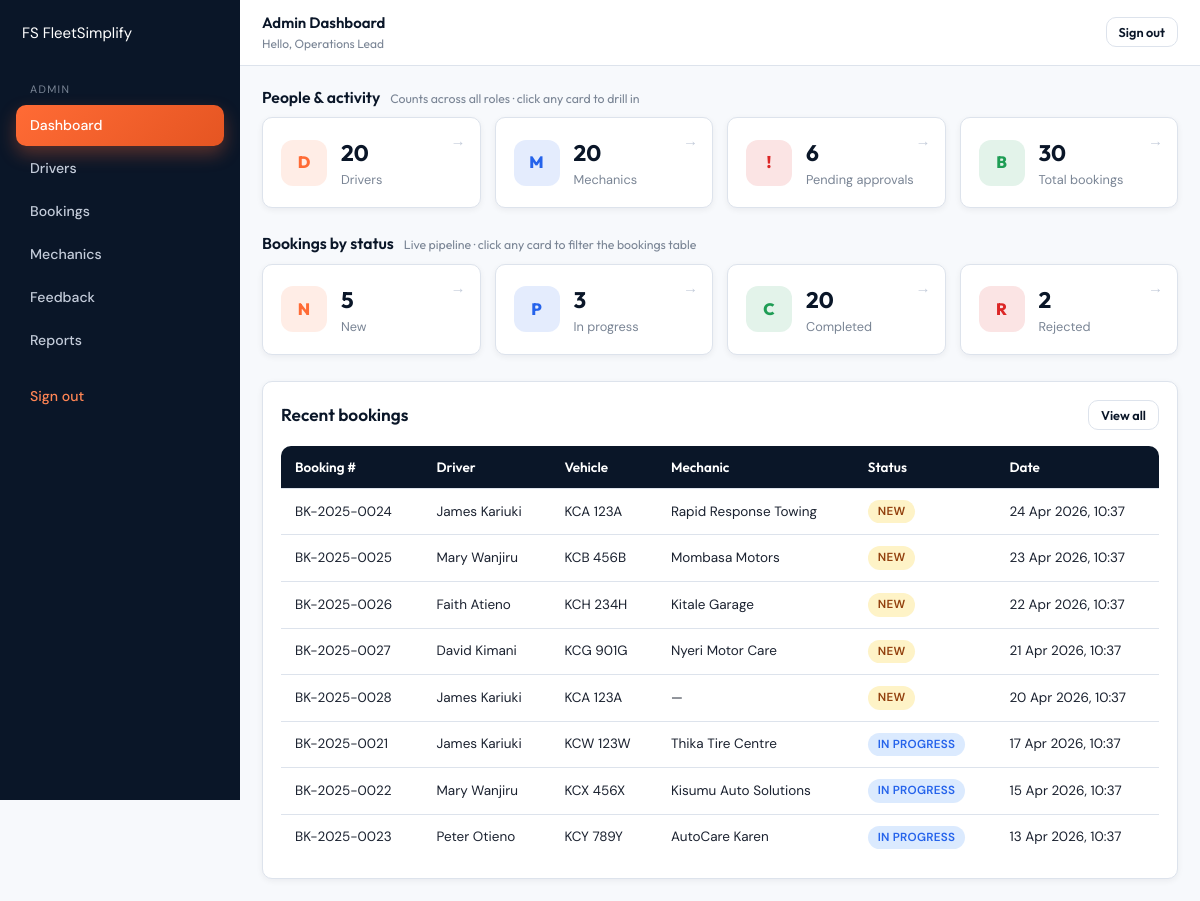
The page /admin/dashboard.php (signed in) on the database its author committed.
### tables this page shows
CREATE TABLE bookings (
  id                  INT UNSIGNED NOT NULL AUTO_INCREMENT,
  booking_number      VARCHAR(20)  NOT NULL,
  user_id             INT UNSIGNED NOT NULL,
  mechanic_id         INT UNSIGNED NULL,
  vehicle_plate       VARCHAR(20)  NOT NULL,
  vehicle_type        VARCHAR(40)  NOT NULL,
  breakdown_cause     VARCHAR(60)  NOT NULL,
  breakdown_location  VARCHAR(60)  NOT NULL,
  severity            VARCHAR(20)  NOT NULL DEFAULT 'Minor',
  status              ENUM('new','in_progress','completed','rejected') NOT NULL DEFAULT 'new',
  repair_method       VARCHAR(60)  NULL,
  downtime_reason     VARCHAR(60)  NULL,
  spare_parts_used    VARCHAR(255) NULL,
  repair_time_minutes INT UNSIGNED NULL,
  amount              DECIMAL(10,2) NOT NULL DEFAULT 0,
  driver_lat          DECIMAL(10,7) NULL,
  driver_lng          DECIMAL(10,7) NULL,
  created_at          TIMESTAMP    NOT NULL DEFAULT CURRENT_TIMESTAMP,
  updated_at          TIMESTAMP    NOT NULL DEFAULT CURRENT_TIMESTAMP ON UPDATE CURRENT_TIMESTAMP,
  PRIMARY KEY (id),
  UNIQUE KEY uq_bookings_number (booking_number),
  KEY idx_bookings_user (user_id),
  KEY idx_bookings_mechanic (mechanic_id),
  KEY idx_bookings_status (status),
  KEY idx_bookings_created (created_at),
  CONSTRAINT fk_bookings_user FOREIGN KEY (user_id) REFERENCES users(id) ON DELETE CASCADE,
  CONSTRAINT fk_bookings_mechanic FOREIGN KEY (mechanic_id) REFERENCES mechanics(id) ON DELETE SET NULL
);

CREATE TABLE users (
  id          INT UNSIGNED NOT NULL AUTO_INCREMENT,
  name        VARCHAR(120) NOT NULL,
  email       VARCHAR(190) NOT NULL,
  password    VARCHAR(255) NOT NULL,
  mobile      VARCHAR(10)  NOT NULL,
  created_at  TIMESTAMP    NOT NULL DEFAULT CURRENT_TIMESTAMP,
  PRIMARY KEY (id),
  UNIQUE KEY uq_users_email (email)
);

CREATE TABLE mechanics (
  id                  INT UNSIGNED NOT NULL AUTO_INCREMENT,
  name                VARCHAR(120) NOT NULL,
  email               VARCHAR(190) NOT NULL,
  password            VARCHAR(255) NOT NULL,
  mobile              VARCHAR(10)  NOT NULL,
  town                VARCHAR(80)  NOT NULL,
  address             VARCHAR(255) NOT NULL,
  licence_no          VARCHAR(60)  NOT NULL,
  business_name       VARCHAR(150) NOT NULL,
  service_description VARCHAR(255) NOT NULL DEFAULT '',
  availability        VARCHAR(120) NOT NULL DEFAULT '24/7',
  status              ENUM('pending','approved') NOT NULL DEFAULT 'pending',
  created_at          TIMESTAMP    NOT NULL DEFAULT CURRENT_TIMESTAMP,
  PRIMARY KEY (id),
  UNIQUE KEY uq_mechanics_email (email),
  KEY idx_mechanics_status (status),
  KEY idx_mechanics_town (town)
);

### admin/dashboard.php (the view, shortened to what this page needs)
<?php
require_once __DIR__ . '/../config/init.php';
$pdo = db();
$drivers   = (int)$pdo->query('SELECT COUNT(*) FROM users')->fetchColumn();
$mechs     = (int)$pdo->query('SELECT COUNT(*) FROM mechanics')->fetchColumn();
$pendingM  = (int)$pdo->query("SELECT COUNT(*) FROM mechanics WHERE status='pending'")->fetchColumn();
$bookings  = (int)$pdo->query('SELECT COUNT(*) FROM bookings')->fetchColumn();
$st = $pdo->query("SELECT
    SUM(status='new')         AS new_cnt,
    SUM(status='in_progress') AS prog_cnt,
    SUM(status='completed')   AS done_cnt,
    SUM(status='rejected')    AS rej_cnt
    FROM bookings");
$bk = $st->fetch();
$recent = $pdo->query("
    SELECT b.id, b.booking_number, b.vehicle_plate, b.status, b.created_at,
           u.name AS user_name, m.business_name AS mech_name
    FROM bookings b JOIN users u ON u.id = b.user_id
    LEFT JOIN mechanics m ON m.id = b.mechanic_id
    ORDER BY b.created_at DESC LIMIT 8
")->fetchAll();
include __DIR__ . '/../partials/header.php';
?>
<div class="app">
    <?php include __DIR__ . '/../partials/sidebar-admin.php'; ?>
    <main class="main">
        <?php include __DIR__ . '/../partials/topbar.php'; ?>
        <div class="content">
            <section class="stats-section">
                <h3 class="stats-h">People &amp; activity <small>Counts across all roles &middot; click any card to drill in</small></h3>
                <div class="stats">
                    <a class="stat-card" href="<?= e(url('admin/drivers.php')) ?>" title="View all drivers">
                        <div class="stat-icon">D</div>
                        <div><div class="stat-val"><?= $drivers ?></div><div class="stat-label">Drivers</div></div>
                    </a>
                    <a class="stat-card s2" href="<?= e(url('admin/mechanics.php')) ?>" title="View all mechanics">
                        <div class="stat-icon">M</div>
                        <div><div class="stat-val"><?= $mechs ?></div><div class="stat-label">Mechanics</div></div>
                    </a>
                    <a class="stat-card s4" href="<?= e(url('admin/mechanics.php?tab=pending')) ?>" title="Review pending mechanic approvals">
                        <div class="stat-icon">!</div>
                        <div><div class="stat-val"><?= $pendingM ?></div><div class="stat-label">Pending approvals</div></div>
                    </a>
                    <a class="stat-card s3" href="<?= e(url('admin/bookings.php?tab=all')) ?>" title="View every booking">
                        <div class="stat-icon">B</div>
                        <div><div class="stat-val"><?= $bookings ?></div><div class="stat-label">Total bookings</div></div>
                    </a>
                </div>
            </section>
            <section class="stats-section">
                <h3 class="stats-h">Bookings by status <small>Live pipeline &middot; click any card to filter the bookings table</small></h3>
                <div class="stats">
                    <a class="stat-card" href="<?= e(url('admin/bookings.php?tab=new')) ?>" title="New requests">
                        <div class="stat-icon">N</div>
                        <div><div class="stat-val"><?= (int)$bk['new_cnt'] ?></div><div class="stat-label">New</div></div>
                    </a>
                    <a class="stat-card s2" href="<?= e(url('admin/bookings.php?tab=approved')) ?>" title="In-progress jobs">
                        <div class="stat-icon">P</div>
                        <div><div class="stat-val"><?= (int)$bk['prog_cnt'] ?></div><div class="stat-label">In progress</div></div>
                    </a>
                    <a class="stat-card s3" href="<?= e(url('admin/bookings.php?tab=completed')) ?>" title="Completed jobs">
                        <div class="stat-icon">C</div>
                        <div><div class="stat-val"><?= (int)$bk['done_cnt'] ?></div><div class="stat-label">Completed</div></div>
                    </a>
                    <a class="stat-card s4" href="<?= e(url('admin/bookings.php?tab=rejected')) ?>" title="Rejected requests">
                        <div class="stat-icon">R</div>
                        <div><div class="stat-val"><?= (int)$bk['rej_cnt'] ?></div><div class="stat-label">Rejected</div></div>
                    </a>
                </div>
            </section>
            <div class="card">
                <div class="f-between mb-16">
                    <h3 style="margin:0">Recent bookings</h3>
                    <a class="btn btn-sm btn-outline" href="<?= e(url('admin/bookings.php')) ?>">View all</a>
                </div>
                <div class="table-wrap"><table class="table">
                    <thead><tr><th>Booking #</th><th>Driver</th><th>Vehicle</th><th>Mechanic</th><th>Status</th><th>Date</th></tr></thead>
                    <tbody>
                    <?php foreach ($recent as $r): ?>
                        <tr>
                            <td><?= e($r['booking_number']) ?></td>
                            <td><?= e($r['user_name']) ?></td>
                            <td><?= e($r['vehicle_plate']) ?></td>
                            <td><?= e($r['mech_name'] ?: '—') ?></td>
                            <td><?= status_badge($r['status']) ?></td>
                            <td><?= e(date('d M Y, H:i', strtotime($r['created_at']))) ?></td>
                        </tr>
                    <?php endforeach; ?>
                    </tbody>
                </table></div>
            </div>
        </div>
    </main>
</div>
<?php include __DIR__ . '/../partials/footer.php'; ?>

### config/init.php (shortened to what this page needs)
<?php
function e(?string $s): string {
    return htmlspecialchars((string)$s, ENT_QUOTES | ENT_SUBSTITUTE, 'UTF-8');
}
function status_badge(string $status): string {
    $map = [
        'new'         => ['New',         'badge-warning'],
        'in_progress' => ['In Progress', 'badge-info'],
        'completed'   => ['Completed',   'badge-grey'],
        'rejected'    => ['Rejected',    'badge-danger'],
        'pending'     => ['Pending',     'badge-warning'],
        'approved'    => ['Approved',    'badge-success'],
        'failed'      => ['Failed',      'badge-danger'],
    ];
    [$label, $cls] = $map[$status] ?? [ucfirst($status), 'badge-grey'];
    return '<span class="badge ' . $cls . '">' . e($label) . '</span>';
}
function base_url(): string {
    $script = $_SERVER['SCRIPT_NAME'] ?? '';
    $segments = explode('/', trim($script, '/'));
    $known = ['auth', 'user', 'mechanic', 'admin', 'api', 'partials'];
    $parts = [];
    foreach ($segments as $seg) {
        if (in_array($seg, $known, true) || preg_match('/\.php$/', $seg)) break;
        $parts[] = $seg;
    }
    $base = '/' . implode('/', $parts);
    if ($base === '/') return '';
    return rtrim($base, '/');
}
function url(string $path): string {
    return base_url() . '/' . ltrim($path, '/');
}

### assets/css/main.css (style rules this page uses)
:root { --navy: #0A1628; --navy-2: #112441; --navy-3: #1B3055; --orange: #FF6B35; --orange-2: #FF8554; --orange-3: #E55522; --white: #ffffff; --grey-50: #F7F9FC; --grey-100: #EEF1F6; --grey-200: #DDE3EC; --grey-300: #C4CCDA; --grey-500: #7A8595; --grey-700: #424B5A; --grey-900: #1B2230; --success: #1F9D55; --success-bg: #DEF7EC; --warning: #F59E0B; --warning-bg: #FEF3C7; --danger: #DC2626; --danger-bg: #FEE2E2; --info: #2563EB; --info-bg: #DBEAFE; --shadow-sm: 0 2px 6px rgba(10,22,40,.06); --shadow: 0 6px 24px rgba(10,22,40,.08); --radius: 10px; }
* { box-sizing: border-box; }
html, body { margin: 0; padding: 0; background: var(--grey-50); color: var(--grey-900); font-family: 'DM Sans', system-ui, sans-serif; font-size: 15px; line-height: 1.5; min-height: 100vh; }
h1, h2, h3, h4, h5 { font-family: 'Outfit', system-ui, sans-serif; color: var(--navy); margin: 0 0 .5em; line-height: 1.25; font-weight: 600; }
h3 { font-size: 1.15rem; }
a { color: var(--orange); text-decoration: none; }
.btn { display: inline-flex; align-items: center; justify-content: center; gap: 8px; padding: 11px 20px; border: 0; border-radius: var(--radius); background: var(--orange); color: var(--white); font: 600 .95rem 'Outfit', sans-serif; cursor: pointer; transition: transform .12s ease, background .12s ease, box-shadow .12s ease; text-decoration: none; line-height: 1.1; }
.btn-outline { background: transparent; color: var(--navy); border: 1.5px solid var(--grey-200); }
.btn-sm { padding: 7px 12px; font-size: .85rem; }
.card { background: var(--white); border: 1px solid var(--grey-200); border-radius: var(--radius); box-shadow: var(--shadow-sm); padding: 18px; }
.badge { display: inline-block; padding: 3px 10px; border-radius: 999px; font-size: .78rem; font-weight: 600; letter-spacing: .02em; text-transform: uppercase; }
.badge-warning { background: var(--warning-bg); color: #92400E; }
.badge-info { background: var(--info-bg); color: var(--info); }
.table-wrap { overflow-x: auto; }
.table { width: 100%; border-collapse: collapse; background: var(--white); border-radius: var(--radius); overflow: hidden; }
.table th, .table td { padding: 11px 14px; text-align: left; border-bottom: 1px solid var(--grey-200); font-size: .9rem; }
.table thead { background: var(--navy); color: var(--white); }
.table thead th { font-family: 'Outfit', sans-serif; font-weight: 600; }
.table tbody tr:last-child td { border-bottom: 0; }
.f-between { display: flex; align-items: center; justify-content: space-between; }
.mb-16 { margin-bottom: 16px; }

### assets/css/dashboard.css (style rules this page uses)
.app { display: grid; grid-template-columns: 240px 1fr; min-height: 100vh; }
.main { display: flex; flex-direction: column; min-width: 0; }
.content { padding: 22px; }
.stats-section { margin-bottom: 26px; }
.stats-section .stats-h { display: flex; align-items: baseline; gap: 10px; margin: 0 0 10px; color: var(--navy); font-family: 'Outfit', sans-serif; font-weight: 600; font-size: 1.05rem; }
.stats-section .stats-h small { color: var(--grey-500); font-weight: 400; font-size: .82rem; }
.stats { display: grid; gap: 14px; grid-template-columns: repeat(auto-fit, minmax(200px, 1fr)); margin-bottom: 22px; }
.stat-card { background: var(--white); border: 1px solid var(--grey-200); border-radius: var(--radius); padding: 18px; display: flex; align-items: center; gap: 14px; box-shadow: var(--shadow-sm); text-decoration: none; color: inherit; }
a.stat-card { cursor: pointer; transition: transform .15s ease, box-shadow .15s ease, border-color .15s ease; position: relative; }
a.stat-card::after { content: '→'; position: absolute; top: 12px; right: 14px; color: var(--grey-300); font-weight: 600; transition: transform .15s ease, color .15s ease; }
.stat-icon { width: 46px; height: 46px; border-radius: 12px; background: rgba(255,107,53,.12); color: var(--orange); display: inline-flex; align-items: center; justify-content: center; font-weight: 800; font-size: 1.1rem; font-family: 'Outfit', sans-serif; }
.stat-card.s2 .stat-icon { background: rgba(37,99,235,.12); color: var(--info); }
.stat-card.s3 .stat-icon { background: rgba(31,157,85,.12); color: var(--success); }
.stat-card.s4 .stat-icon { background: rgba(220,38,38,.12); color: var(--danger); }
.stat-val { font-family: 'Outfit', sans-serif; font-size: 1.5rem; font-weight: 700; color: var(--navy); }
.stat-label { color: var(--grey-500); font-size: .85rem; }

### rows shown on the page
bookings: booking_number "BK-2025-0024", user.name "James Kariuki", vehicle_plate "KCA 123A", mechanic.business_name "Rapid Response Towing", label "NEW", created_at "24 Apr 2026, 10:37"
bookings: booking_number "BK-2025-0025", user.name "Mary Wanjiru", vehicle_plate "KCB 456B", mechanic.business_name "Mombasa Motors", label "NEW", created_at "23 Apr 2026, 10:37"
bookings: booking_number "BK-2025-0026", user.name "Faith Atieno", vehicle_plate "KCH 234H", mechanic.business_name "Kitale Garage", label "NEW", created_at "22 Apr 2026, 10:37"
bookings: booking_number "BK-2025-0027", user.name "David Kimani", vehicle_plate "KCG 901G", mechanic.business_name "Nyeri Motor Care", label "NEW", created_at "21 Apr 2026, 10:37"
bookings: booking_number "BK-2025-0028", user.name "James Kariuki", vehicle_plate "KCA 123A", mech_name "—", label "NEW", created_at "20 Apr 2026, 10:37"
bookings: booking_number "BK-2025-0021", user.name "James Kariuki", vehicle_plate "KCW 123W", mechanic.business_name "Thika Tire Centre", label "IN PROGRESS", created_at "17 Apr 2026, 10:37"
bookings: booking_number "BK-2025-0022", user.name "Mary Wanjiru", vehicle_plate "KCX 456X", mechanic.business_name "Kisumu Auto Solutions", label "IN PROGRESS", created_at "15 Apr 2026, 10:37"
bookings: booking_number "BK-2025-0023", user.name "Peter Otieno", vehicle_plate "KCY 789Y", mechanic.business_name "AutoCare Karen", label "IN PROGRESS", created_at "13 Apr 2026, 10:37"

### other values the page prints
$page_title ?: 'Dashboard' "Admin Dashboard"
$u['name'] "Operations Lead"
$drivers "20"
$mechs "20"
$pendingM "6"
$bookings "30"
$bk['new_cnt'] "5"
$bk['prog_cnt'] "3"
$bk['done_cnt'] "20"
$bk['rej_cnt'] "2"
